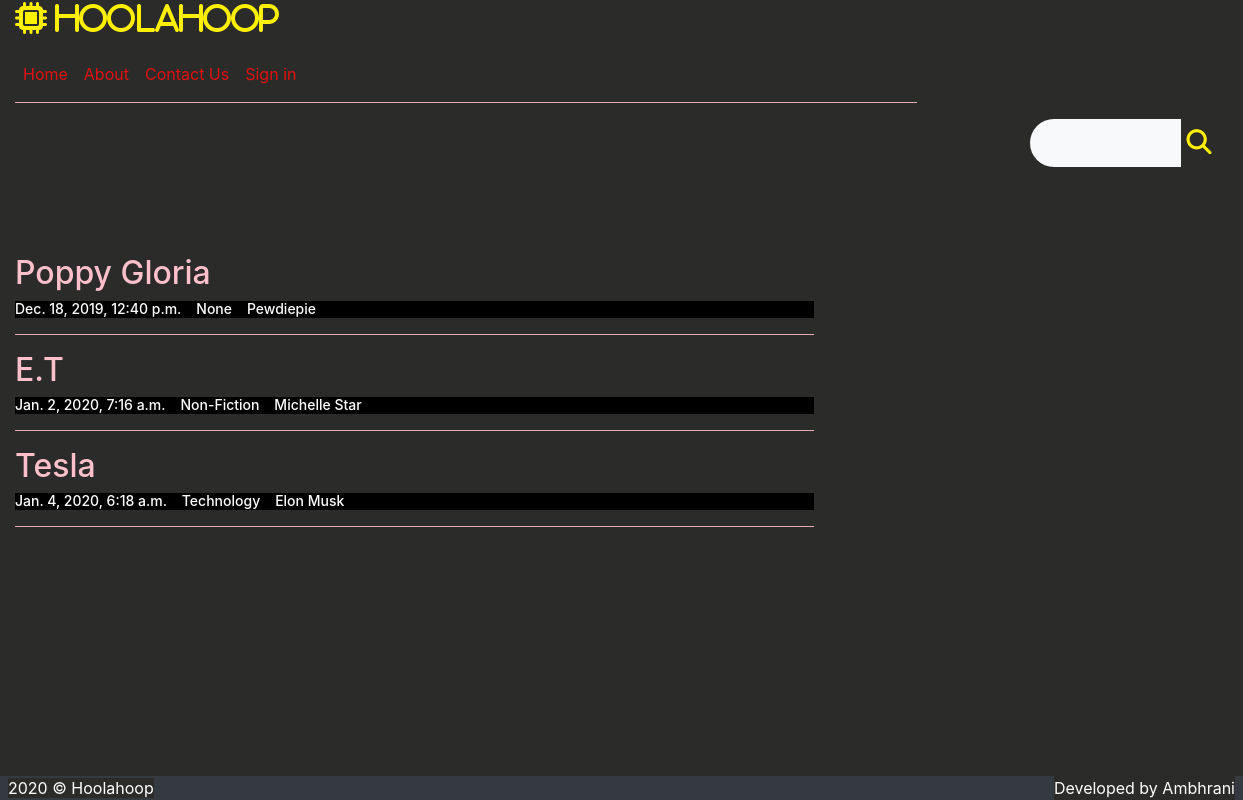
The page /searched/ on the database its author committed.
### blogpage/models.py (models this page shows, shortened)
class Blog_page(models.Model):
    title = models.CharField(_("Title"), max_length=250, blank=True, null=True)
    author = models.CharField(_("Author"), max_length=100,blank=True, null=True)
    published_on = models.DateTimeField(_("Published On"), default=timezone.now)
    genre = models.CharField(_("Genre"), max_length=20,choices=GENRE_CHOICES, blank=True, null=True)
    modified_on = models.DateTimeField(_("Modified On"), auto_now=True, blank=True, null=True)
    title_image = models.ImageField(_("Image"), upload_to=upload_image, blank=True, null=True)
    body = HTMLField(_("Content"), blank=True, null=True)
    keyword = TaggableManager(verbose_name='keyword')
    slug = models.SlugField(_("slug"), blank=True, unique=True)

### blogpage/views.py (the view)
# urls.py: path('searched/', views.search_article, name="search_article"),
def search_article(request):
    if request.method == 'POST':
        search_text = request.POST.get('searched')
    else:
        search_text = ''
    articles = Blog_page.objects.filter(title__icontains=search_text)
    context = {
        'blogs': articles,
    }
    return render(request, 'main/blogpage.html', context)

### template/main/blogpage.html (shortened to what this page needs)
{% extends 'base.html' %}
{% load static %}
  {% block content %}
<div class="row">
    <div class="article mt-5 col-md-8 ">
    {% for blog in blogs %}
    <h2 class="mb-2"><a href="{% url 'each_article' blog.slug %}">{{blog.title}}</a></h2>
    <h5 style="font-size:14px;background-color:black;color:white">{{blog.published_on}}&nbsp;&nbsp;&nbsp;&nbsp;{{blog.genre|title}}&nbsp;&nbsp;&nbsp;&nbsp;{{blog.author}}</h5>
    <hr color="red">
    {% endfor %}
</div>
<div class="col-md-4"></div>
 </div>
{% endblock content %}

### template/base.html (style rules this page uses)
* { background:#2b2b2a; color:white; }

### template/partials/_navbar.html (style rules this page uses)
hr { background:pink; }
a { color:#e11111; }

### template/main/blogpage.html (style rules this page uses)
* { background:#2b2b2a; }
h2 a { color:pink; }

### rows shown on the page
Blog_page: title "Poppy Gloria", published_on "Dec. 18, 2019, 12:40 p.m.", genre "None", author "Pewdiepie"
Blog_page: title "E.T", published_on "Jan. 2, 2020, 7:16 a.m.", genre "Non-Fiction", author "Michelle Star"
Blog_page: title "Tesla", published_on "Jan. 4, 2020, 6:18 a.m.", genre "Technology", author "Elon Musk"
